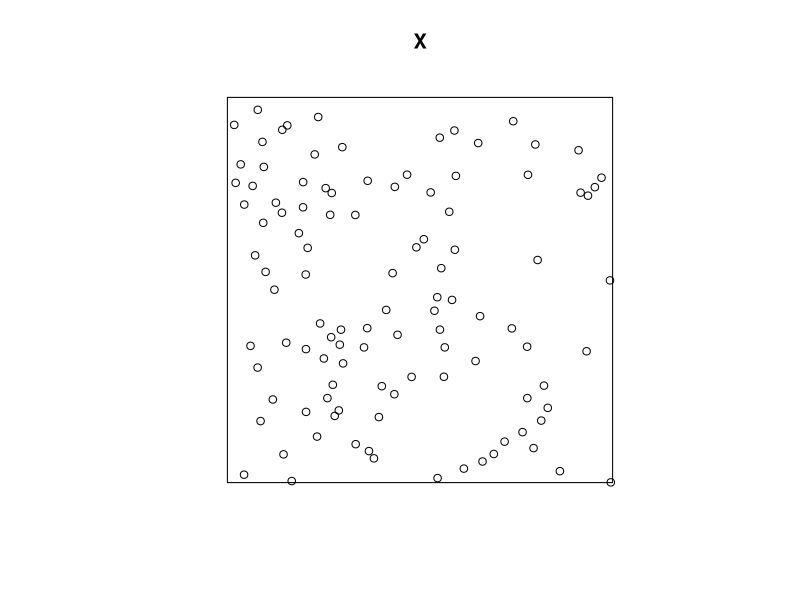
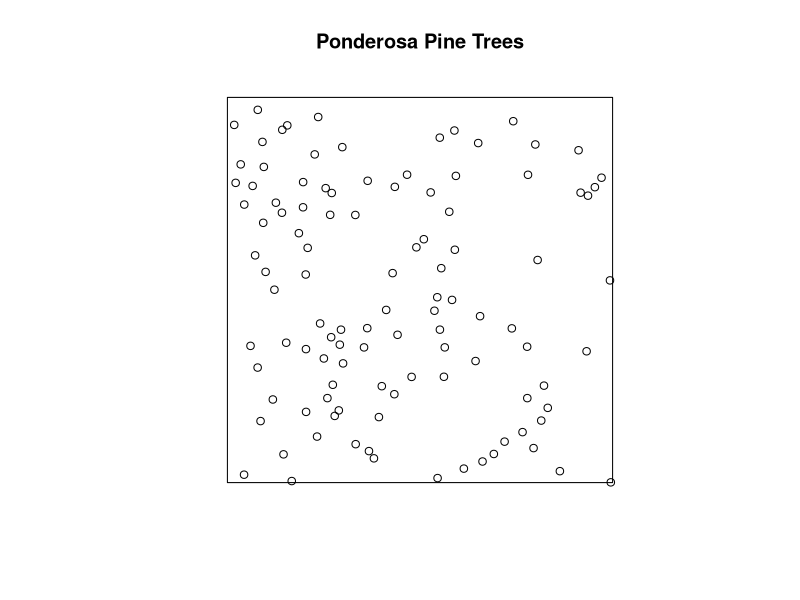
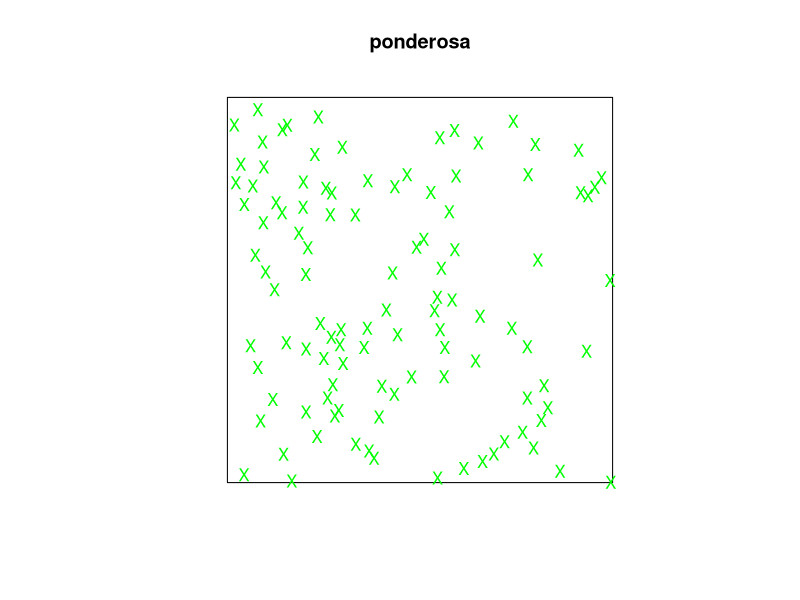
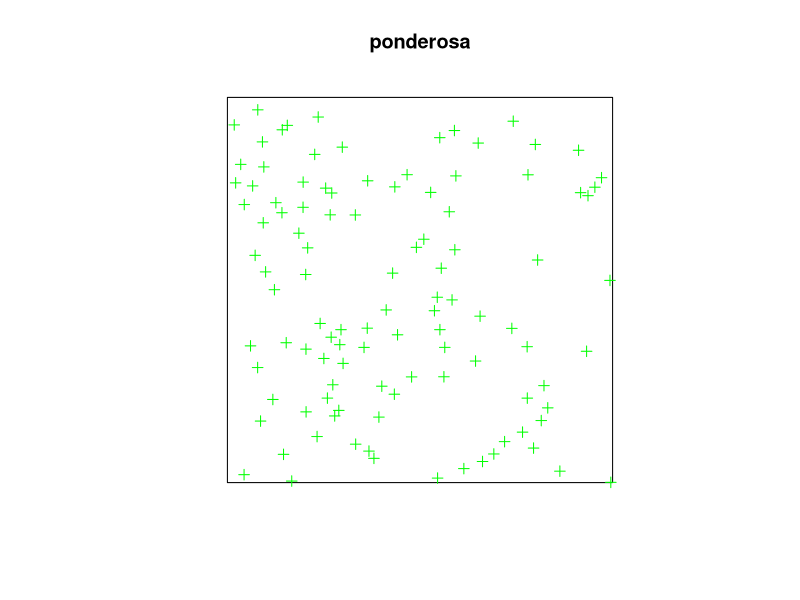
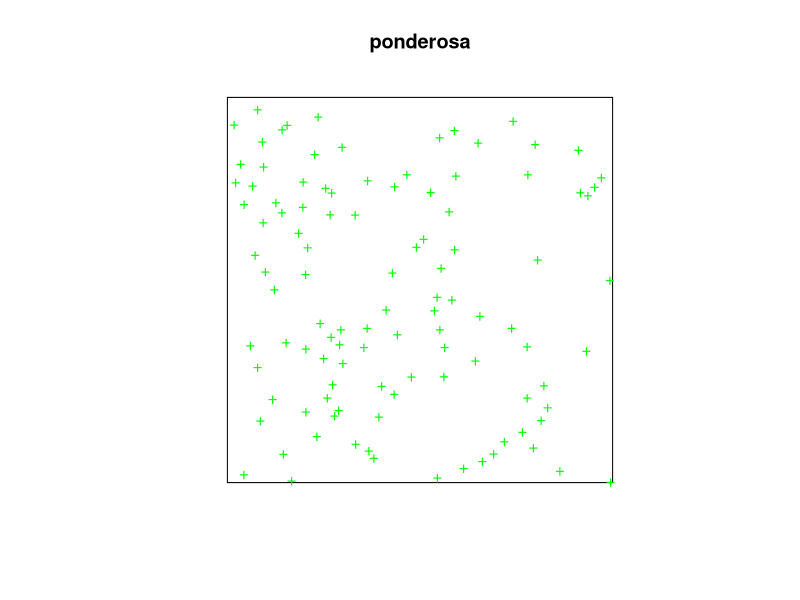
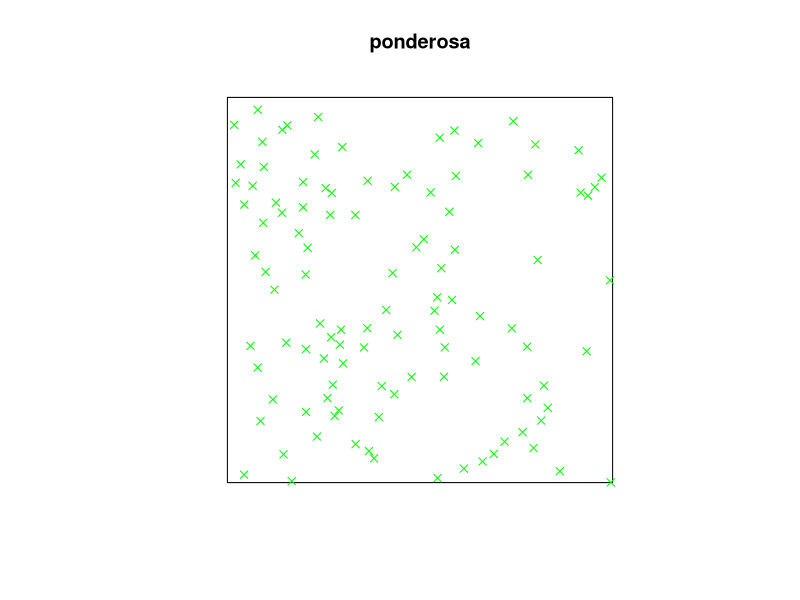
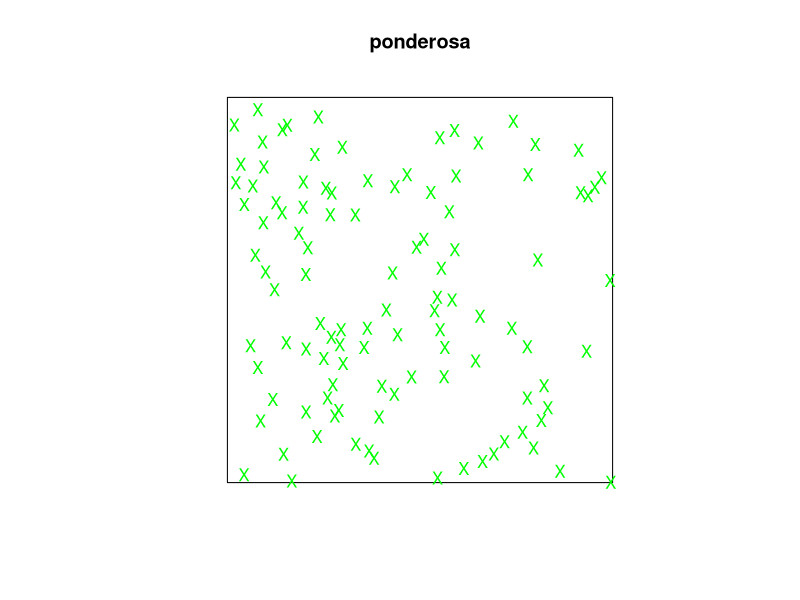
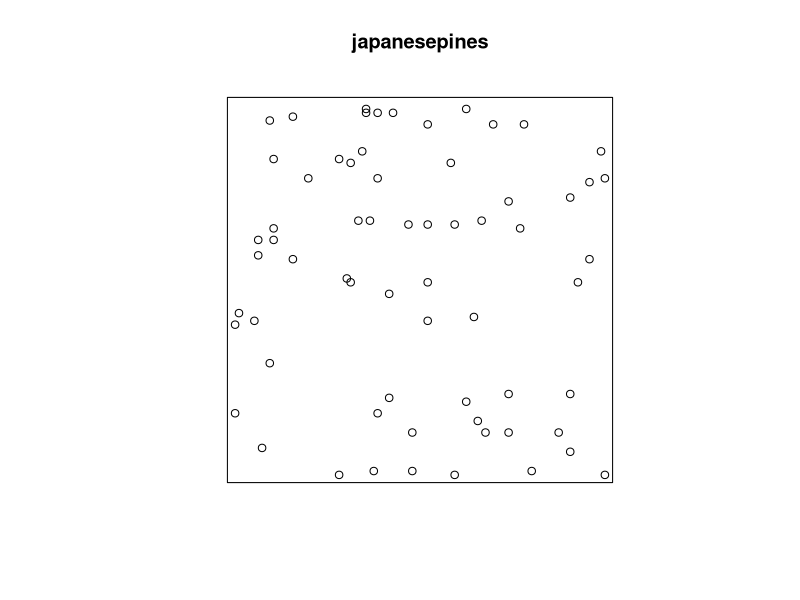

Reproduce these figures in R, in order.
## ---- chunk 1
# This option turns evaluation of R code off in this document. Remove it
# if you use it as a template for solving the lab exercise.
knitr::opts_chunk$set(eval = TRUE)
## ---- chunk 2
library(spatstat)
## ---- chunk 3
    X <- ponderosa
## ---- chunk 4
    plot(X)
## ---- chunk 5
    npoints(X)
    print(X)
## ---- chunk 6
    Window(X)
## ---- chunk 7
    intensity(X)
## ---- chunk 8
    summary(X)
## ---- chunk 9
    plot(ponderosa, main = "Ponderosa Pine Trees")
## ---- chunk 10
    plot(ponderosa, chars="X", cols="green")
## ---- chunk 11
    plot(ponderosa, chars=3, cols="green")
    plot(ponderosa, chars="+", cols="green")
    plot(ponderosa, chars=4, cols="green")
    plot(ponderosa, chars="X", cols="green")
## ---- chunk 12
    plot(japanesepines)
## ---- chunk 13
    intensity(japanesepines)
## ---- chunk 14
    D <- density(japanesepines, sigma = 0.1)
## ---- chunk 15
    plot(D, main = "")
## ---- chunk 16
    plot(D, main = "")
    plot(japanesepines, add = TRUE, cols = "white", cex = 0.5, pch = 16)
## ---- chunk 17
    plot(D, main = "", ribbon = FALSE)
    plot(japanesepines, add = TRUE, cols = "white", cex = 0.5, pch = 16)
## ---- chunk 18
    persp(D, theta=70, phi=25, shade=0.4)
## ---- chunk 19
    persp(D, theta=70, phi=25, shade=0.4, main = "")
## ---- chunk 20
    range(D)
## ---- chunk 21
    round(integral(D))
## ---- chunk 22
    plot(hamster, main = "")
## ---- chunk 23
    plot(hamster, main = "", cols = c("red", "blue"), chars = c(3, 5))
## ---- chunk 24
    plot(split(hamster), main = "")
## ---- chunk 25
    plot(relrisk(hamster, hmax = 1, relative = TRUE, control = "dividing"))
## ---- chunk 26
    elev <- bei.extra$elev
## ---- chunk 27
    plot(elev)
    plot(bei, add = TRUE, col = "black")
## ---- chunk 28
    rh <- rhohat(bei, elev)
    plot(rh)
## ---- chunk 29
    prh <- predict(rh)
    plot(prh, main = "")
    plot(bei, add = TRUE, cols = "white", cex = .2, pch = 16)
## ---- chunk 30
    dbei <- density(bei, sigma = bw.scott)
    plot(dbei, main = "")
    plot(bei, add = TRUE, cols = "white", cex = .2, pch = 16)
## ---- chunk 31
    l <- solist(prh, dbei)
    plot(l, equal.ribbon = TRUE, main = "",
         main.panel = c("rhohat prediction", "kernel smoothing"))
